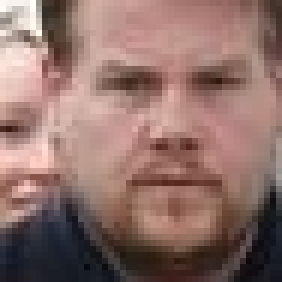
#> input picture resources/00b98d8976480ec1c71feb09d7d9c502.png, 47 x 47 px (shown 6 times larger); its folder holds 4 pictures in this run
$ python main.py
#> lines starting #> are read from the running program, lines starting #| are printed output that depends on the picture
import matplotlib.image as mpimg
from matplotlib import pyplot as plt
from skimage import io
from skimage import color
import numpy as np
from PIL import Image, ImageOps
from scipy import misc
import glob
import imageio
import cv2
import os
from eigenfaces import *
from cascade_detection import*
from lbp import*
import matplotlib.pyplot as plt
from scipy.spatial.distance import cdist
from skimage.feature import local_binary_pattern

# fetching images from ./resources and converting them into grayscale


# [10 lines left out: function fetch, not called in this run]


def fetch_and_convert(folder_path):

#> called with folder_path = './resources'
    list_np_arrays = []
    for image_path in glob.glob(folder_path + "/*.png"):
        img_open = cv2.imread(image_path)
#> img_open is the input picture: shape (47, 47, 3); mean B, G, R 105.7, 112.3, 143.4
        gray = cv2.cvtColor(img_open, cv2.COLOR_BGR2GRAY)
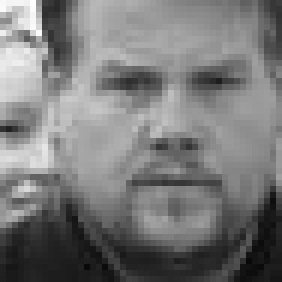
#> gray: shape (47, 47) (shown 6 times larger); min 8, max 254, mean 120.8
        list_np_arrays.append(gray)
        # gray.save('./resources/gray_scale/%s' %os.path.basename(image_path)) optional
        list_np_arrays.append(gray)
#> pass 2 of the loop in fetch_and_convert, `for image_path in glob.glob(folder_path + "/*.png"):`:
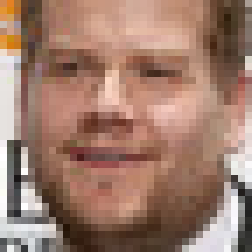
#> input picture resources/03fa0938eca8c38fa9b41d5a8e10cc0a.png, 36 x 36 px (shown 7 times larger)
#> in fetch_and_convert, img_open is the input picture: shape (36, 36, 3); mean B, G, R 107.9, 123.6, 158.5
#> in fetch_and_convert, `gray = cv2.cvtColor(img_open, cv2.COLOR_BGR2GRAY)`:
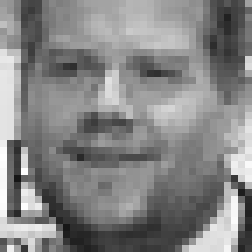
#> gray: shape (36, 36) (shown 7 times larger); min 22, max 254, mean 132.2
#> pass 3 of the loop in fetch_and_convert, `for image_path in glob.glob(folder_path + "/*.png"):`:
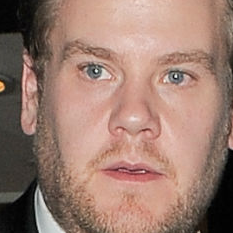
#> input picture resources/0c9711e7b323c963d5892e18b98068ee.png, 233 x 233 px
#> in fetch_and_convert, img_open is the input picture: shape (233, 233, 3); mean B, G, R 111.8, 124.2, 155.5
#> in fetch_and_convert, `gray = cv2.cvtColor(img_open, cv2.COLOR_BGR2GRAY)`:
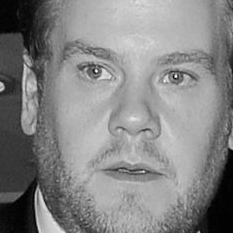
#> gray: shape (233, 233); min 0, max 247, mean 132.2
#> the loop made 4 passes; the first 3 are shown

#> (the run stopped early here; a loop or call above may not have finished)
